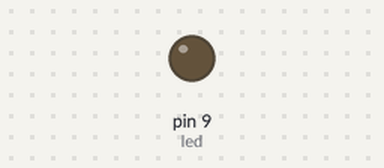
Simulated run of this sketch. Board: Arduino Uno, built with avr-gcc and run on an emulated ATmega328P. Shown: output pins drawn as LEDs (lit = HIGH).

Above: at 0.05 s.
At 2.0 s:
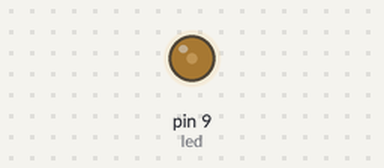
At 3.0 s:
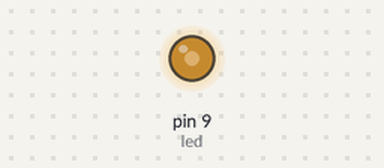
At 4.0 s:
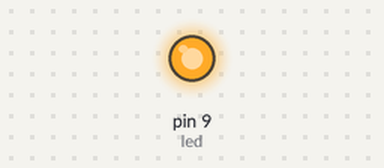
Timing chart, 0 to 5.2 s (numbered marks = the images above):
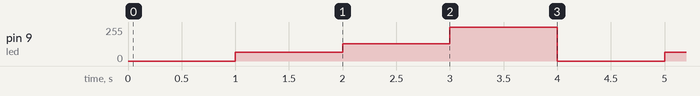

The sketch:

sketch_feb8a.ino
```cpp
int led = 9;
void setup() {
  pinMode(led , OUTPUT);
}

void loop() {
  analogWrite(led , 0);
  delay(1000);
  analogWrite(led , 65);
  delay(1000);
  analogWrite(led , 128);
  delay(1000);
  analogWrite(led , 255);
  delay(1000);
}
```

Measured:
- by itself, pin 9 (led): repeats every 4.0 s: 128/255 1.0 s, 255/255 1.0 s, 0/255 1.0 s, 65/255 1.0 s
